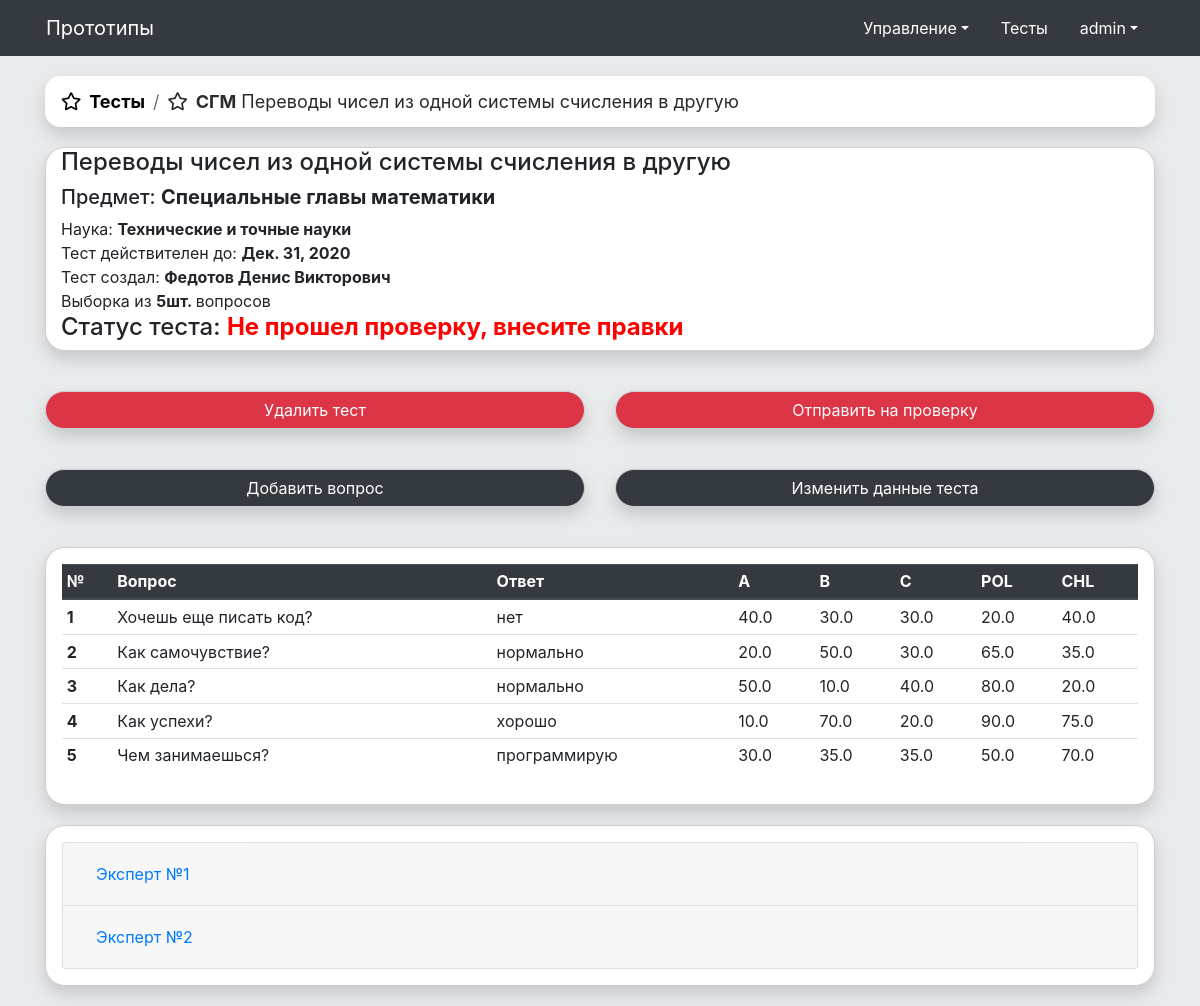
Screenshot of /adm/tests/1 (signed in) with the database file from the repository.
### prototipe/models.py (models this page shows, shortened)
class test(models.Model):
    test_name = models.CharField('Название теста', max_length=50, default=None)
    valid_date = models.DateField('Дата действия теста', default=None)
    predmet_id = models.ForeignKey(predmet, on_delete=models.CASCADE, verbose_name='Предмет', default=None)
    create_user_id = models.ForeignKey(User, on_delete=models.CASCADE, verbose_name='Создатель теста')
    voprosi_count = models.PositiveSmallIntegerField('Число вопросов', default=0, blank=True)
    decision_time = models.TimeField('Время на решение теста', default='01:00:00', blank=True)
    active_status = models.BooleanField('Статус публикации', default=False, blank=True)
    status_test = models.CharField('Статус теста', choices=Test_Status_List.choices, default=Test_Status_List.Created,
                              max_length=3, blank=True)
    class Meta:
        verbose_name = 'Тест'
        verbose_name_plural = 'Тесты'
        db_table = 'test'

class predmet(models.Model):
    predmet_name = models.CharField('Название предмета', max_length=256, default=None, unique=True)
    predmet_name_sokr = models.CharField('Название предмета сокращенно', max_length=20, default=None, unique=True)
    predmet_name_sokr_translite = models.CharField('Название предмета сокращенно англ', max_length=30, default=None,
                                                   blank=True, unique=True)
    type_sciences_id = models.ForeignKey(type_sciences, on_delete=models.CASCADE, verbose_name='Наука', default=None)
    class Meta:
        verbose_name = 'Предмет'
        verbose_name_plural = 'Предметы'
        db_table = 'predmet'

class type_sciences(models.Model):
    sciences_name = models.CharField('Название науки', max_length=100, default=None)
    expert_count = models.PositiveSmallIntegerField('Число экспертов', default=0)
    class Meta:
        verbose_name = 'Вид науки'
        verbose_name_plural = 'Виды наук'
        db_table = 'type_sciences'

class voprosi(models.Model):
    vopros = models.TextField('Вопрос', default=None)
    otvet = models.CharField('Ответ', max_length=256, default=None)
    test_id = models.ForeignKey(test, on_delete=models.CASCADE, verbose_name='Тест')
    A_score = models.FloatField('Формализационная оценка', default=0)
    B_score = models.FloatField('Конструктивная оценка', default=0)
    C_score = models.FloatField('Исполнительская оценка', default=0)
    POL_score = models.FloatField('Исполнительская оценка', default=0)
    CHL_score = models.FloatField('Исполнительская оценка', default=0)
    objects = RandomManager_voprosi()
    class Meta:
        verbose_name = 'Вопрос'
        verbose_name_plural = 'Вопросы'
        db_table = 'voprosi'

class test_expert_for_user(models.Model):
    test_expert_id = models.ForeignKey(test_expert, on_delete=models.CASCADE, verbose_name='Тест')
    user_id = models.ForeignKey(User, on_delete=models.CASCADE, verbose_name='Эксперт')
    ocenka = models.PositiveSmallIntegerField('Оценка', default=0, blank=True)
    check_status = models.BooleanField('Статус проверки', default=False, blank=True)
    message = models.TextField('Рецензия', default='', blank=True, null=True)
    class Meta:
        verbose_name = 'Экспертная проверка теста ответ эксперта'
        verbose_name_plural = 'Экспертная проверка тестов ответы экспертов'
        db_table = 'test_expert_for_user'

### userprofile/models.py (models this page shows, shortened)
class UserProfile(models.Model):
    user = models.OneToOneField(User, on_delete=models.CASCADE)
    patronymic = models.CharField(max_length=32, null=True, blank=False)
    password = models.CharField(max_length=256, null=True, blank=True)
    class Meta:
        verbose_name = 'Профиль'
        verbose_name_plural = 'Профили'
        permissions = (
            ("create_test", "Создание тестов"),
            ("edit_test", "Редактирвоание тестов"),
            ("delete_test", "Удаление тестов"),
        )

### prototipe/views.py (the view)
# urls.py: re_path(r'^adm/tests/([0-9]+)', views.tests_admin_look),
def tests_admin_look(request, test_id):
    arguments = {}
    if request.user.is_authenticated and (
            has_group(request.user, 'Администратор') or has_group(request.user, 'Преподаватель')):
        if request.method == 'GET':
            if has_group(request.user, 'Администратор'):
                try:
                    test_object = test.objects.get(id=test_id)
                except:
                    arguments.update(error='Тест не найден!')
            elif has_group(request.user, 'Преподаватель'):
                try:
                    test_object = test.objects.get(id=test_id, create_user_id=request.user)
                except:
                    arguments.update(error='Тест не найден или его создали не вы!')
            else:
                arguments.update(error='Тест не найден!')
            try:
                arguments.update(test=test_object)
                arguments.update(voprosi=voprosi.objects.filter(test_id=test_object))
                test_expert_object = test_expert.objects.get(test_id=test_object)
                arguments.update(experts=test_expert_for_user.objects.filter(test_expert_id=test_expert_object))
            except:
                pass
            return render(request, 'prototipe/admin/test.html', {'arguments': arguments})
        else:
            return HttpResponse('405 Method Not Allowed', status=405)
    else:
        return redirect('/')

### prototipe/templates/prototipe/admin/test.html (shortened to what this page needs)
{% extends 'base.html' %}
{% load tags_jinja %}
{% block content %}
    <div class="container">
        <nav aria-label="breadcrumb my_border">
            <ol class="breadcrumb shadow">
                <li class="breadcrumb-item"><a href="/adm/tests"><i class="far fa-star mr-2 white-text"
                                                                    aria-hidden="true"></i>Тесты</a></li>
                {% if arguments.test.test_name %}
                    <li class="breadcrumb-item active"><i class="far fa-star mr-2 white-text"
                                                          aria-hidden="true"></i><b>{{ arguments.test.predmet_id.predmet_name_sokr }}</b> {{ arguments.test.test_name }}
                    </li>
                {% endif %}
            </ol>
        </nav>
        {% if arguments.test %}
            <div class="container my_border" style="background: white">
                <div class="row align-items-center">
                    <div class="col">
                        <h4>{{ arguments.test.test_name }}</h4>
                    </div>
                </div>
                <div class="row">
                    <div class="col">
                        <h5>Предмет: <b>{{ arguments.test.predmet_id.predmet_name }}</b></h5>
                    </div>
                </div>
                <div class="row">
                    <div class="col">
                        <span class="text">Наука: <b>{{ arguments.test.predmet_id.type_sciences_id.sciences_name }}</b></span>
                    </div>
                </div>
                <div class="row">
                    <div class="col">
                        <span class="text">Тест действителен до: <b>{{ arguments.test.valid_date }}</b></span>
                    </div>
                </div>
                <div class="row">
                    <div class="col">
                        <span class="text">Тест создал:
                            <b>{{ arguments.test.create_user_id.last_name }} {{ arguments.test.create_user_id.first_name }} {{ arguments.test.create_user_id.userprofile.patronymic }}</b>
                        </span>
                    </div>
                </div>
                <div class="row">
                    <div class="col">
                        <span class="text">Выборка из <b>{{ arguments.test.voprosi_count }}шт. </b>вопросов</span>
                    </div>
                </div>
                <div class="row">
                    <div class="col">
                        {% if arguments.test.active_status %}
                            <h4>
                                Статус теста:
                                <span style="color: forestgreen">{{ arguments.test.status_test|test_status }}</span>
                            </h4>
                        {% else %}
                            <h4>
                                Статус теста:
                                <span class="font-weight-bold"
                                      style="color: red">{{ arguments.test.status_test|test_status }}</span>
                            </h4>
                        {% endif %}
                    </div>
                </div>
            </div>
            {% if arguments.test.status_test|access_edit %}
                <div class="row">
                    <div class="col-6">
                        <button type="button" class="btn btn-danger btn-block my_border" role="button"
                                data-toggle="modal"
                                data-target="#DelTestModal">
                            Удалить тест
                        </button>
                    </div>
                    <div class="col-6">
                        <button type="button" class="btn btn-danger btn-block my_border" role="button"
                                data-toggle="modal"
                                data-target="#PublicTestModal">
                            Отправить на проверку
                        </button>
                    </div>
                </div>
                <div class="row">
                    <div class="col-6">
                        <button type="button" class="btn btn-dark btn-block my_border" role="button" data-toggle="modal"
                                data-target="#AddModal">
                            Добавить вопрос
                        </button>
                    </div>
                    <div class="col-6">
                        <button type="button" class="btn btn-dark btn-block my_border" role="button" data-toggle="modal"
                                data-target="#EditTestModal">
                            Изменить данные теста
                        </button>
                    </div>
                </div>
            {% endif %}
            {% if arguments.voprosi|cheak_count_list > 0 %}
                <div class="my_border modal-body" style="background: white">
                    <table class="table table-sm table-hover">
                        <thead class="thead-dark">
                        <tr>
                            <th scope="col">№</th>
                            <th scope="col">Вопрос</th>
                            <th scope="col">Ответ</th>
                            <th scope="col">A</th>
                            <th scope="col">B</th>
                            <th scope="col">C</th>
                            <th scope="col">POL</th>
                            <th scope="col">CHL</th>
                        </tr>
                        </thead>
                        <tbody>
                        {% for vopros in arguments.voprosi %}
                            {% if arguments.test.status_test|access_edit %}
                                <tr role="button" data-toggle="modal" data-target="#EditModal_{{ vopros.id }}">
                                    <th scope="row" data-toggle="tooltip" data-placement="bottom"
                                        title="Нажмите для редактирования">{{ forloop.counter }}</th>
                                    <td data-toggle="tooltip" data-placement="bottom"
                                        title="Нажмите для редактирования">{{ vopros.vopros }}</td>
                                    <td data-toggle="tooltip" data-placement="bottom"
                                        title="Нажмите для редактирования">{{ vopros.otvet }}</td>
                                    <td data-toggle="tooltip" data-placement="bottom"
                                        title="Нажмите для редактирования">{{ vopros.A_score }}</td>
                                    <td data-toggle="tooltip" data-placement="bottom"
                                        title="Нажмите для редактирования">{{ vopros.B_score }}</td>
                                    <td data-toggle="tooltip" data-placement="bottom"
                                        title="Нажмите для редактирования">{{ vopros.C_score }}</td>
                                    <td data-toggle="tooltip" data-placement="bottom"
                                        title="Нажмите для редактирования">{{ vopros.POL_score }}</td>
                                    <td data-toggle="tooltip" data-placement="bottom"
                                        title="Нажмите для редактирования">{{ vopros.CHL_score }}</td>
                                </tr>
                            {% endif %}
                        {% endfor %}
                        </tbody>
                    </table>
                </div>
            {% else %}
                <div class="alert alert-danger my_border">
                    <p class="text">Вопросы еще не добавлены в тест!</p>
                </div>
            {% endif %}
            {% if arguments.test.status_test == '2' and  arguments.experts|cheak_count_list > 0 %}
                <div class="my_border" style="background: white">
                    <div class="modal-body">
                        <div class="accordion" id="accordionASK">
                            {% for expert in arguments.experts %}
                                <div class="card">
                                    <div class="card-header" id="heading_ask_{{ forloop.counter }}">
                                        <h5 class="mb-0">
                                            <button class="btn btn-link collapsed" type="button" data-toggle="collapse"
                                                    data-target="#collapse_ask_{{ forloop.counter }}"
                                                    aria-expanded="false"
                                                    aria-controls="collapse_ask_{{ forloop.counter }}">
                                                Эксперт №{{ forloop.counter }}
                                            </button>
                                        </h5>
                                    </div>
                                </div>
                            {% endfor %}
                        </div>
                    </div>
                </div>
            {% endif %}
        {% endif %}
    </div>
{% endblock %}

### templates/base.html (shortened to what this page needs)
<!doctype html>
{% load static %}
{% load tags_jinja %}
<html lang="en">
<head>
    <link rel="stylesheet" href="https://stackpath.bootstrapcdn.com/bootstrap/4.3.1/css/bootstrap.min.css"
>
    <link rel="stylesheet" href="{% static 'css/style.css' %}"/>
    <link rel="stylesheet" href="{% static 'css\fontawesome\all.min.css' %}"/>
    <link rel="stylesheet" href="https://cdnjs.cloudflare.com/ajax/libs/Chart.js/2.9.3/Chart.min.css"
/>
</head>
<body style="background-color:#e8eaec">
<div class="bg-dark header d-print-none" style="z-index: 10000" id="navbar">
    <nav class="container navbar navbar-expand-lg navbar-dark bg-dark">
        <a class="navbar-brand" href="/">Прототипы</a>
        <div class="collapse navbar-collapse" id="navbarSupportedContent" style="justify-content: flex-end;">
            <ul class="nav bg-dark">
                {% if user.is_authenticated %}
                    {% if user|has_group:"Преподаватель" or user|has_group:"Администратор" %}
                        <li class="nav-item dropdown">
                            <a class="nav-link dropdown-toggle" style="color:white" data-toggle="dropdown" role="button"
                               aria-haspopup="true"
                               aria-expanded="false">Управление</a>
                        </li>
                    {% endif %}
                    <li class="nav-item">
                        <a class="nav-link text-white" href="/tests">Тесты</a>
                    </li>
                    <li class="nav-item dropdown">
                        <a class="nav-link dropdown-toggle" style="color:white" data-toggle="dropdown" role="button"
                           aria-haspopup="true"
                           aria-expanded="false">{{ user }}</a>
                    </li>
                {% endif %}
            </ul>
        </div>
    </nav>
</div>
{% block content %}{% endblock %}
</body>
</html>

### rows the page displays
test: test.predmet_id.predmet_name_sokr "СГМ", test.test_name "Переводы чисел из одной системы счисления в другую", test.predmet_id.predmet_name "Специальные главы математики", test.predmet_id.type_sciences_id.sciences_name "Технические и точные науки", test.valid_date "Дек. 31, 2020", test.create_user_id.last_name "Федотов", test.create_user_id.first_name "Денис", test.create_user_id.userprofile.patronymic "Викторович", test.voprosi_count "5", test.status_test|test_status "Не прошел проверку, внесите правки"
voprosi: vopros "Хочешь еще писать код?", otvet "нет", A_score "40.0", B_score "30.0", C_score "30.0", POL_score "20.0", CHL_score "40.0"
voprosi: vopros "Как самочувствие?", otvet "нормально", A_score "20.0", B_score "50.0", C_score "30.0", POL_score "65.0", CHL_score "35.0"
voprosi: vopros "Как дела?", otvet "нормально", A_score "50.0", B_score "10.0", C_score "40.0", POL_score "80.0", CHL_score "20.0"
voprosi: vopros "Как успехи?", otvet "хорошо", A_score "10.0", B_score "70.0", C_score "20.0", POL_score "90.0", CHL_score "75.0"
voprosi: vopros "Чем занимаешься?", otvet "программирую", A_score "30.0", B_score "35.0", C_score "35.0", POL_score "50.0", CHL_score "70.0"

### other values shown
{{ user }} "admin"
